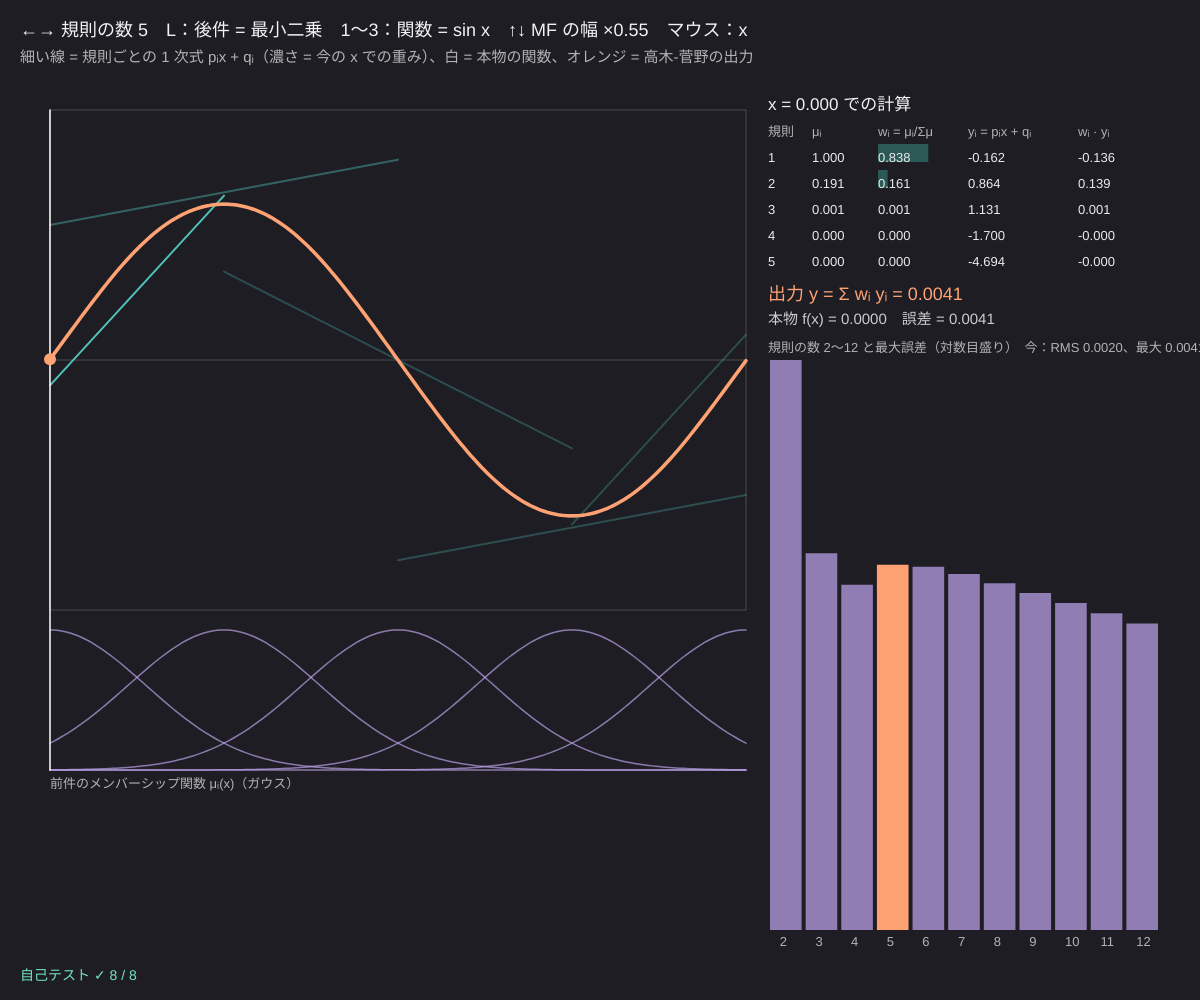
Frame 1 (no input)
Frame 60 (no input): identical to frame 1, image omitted
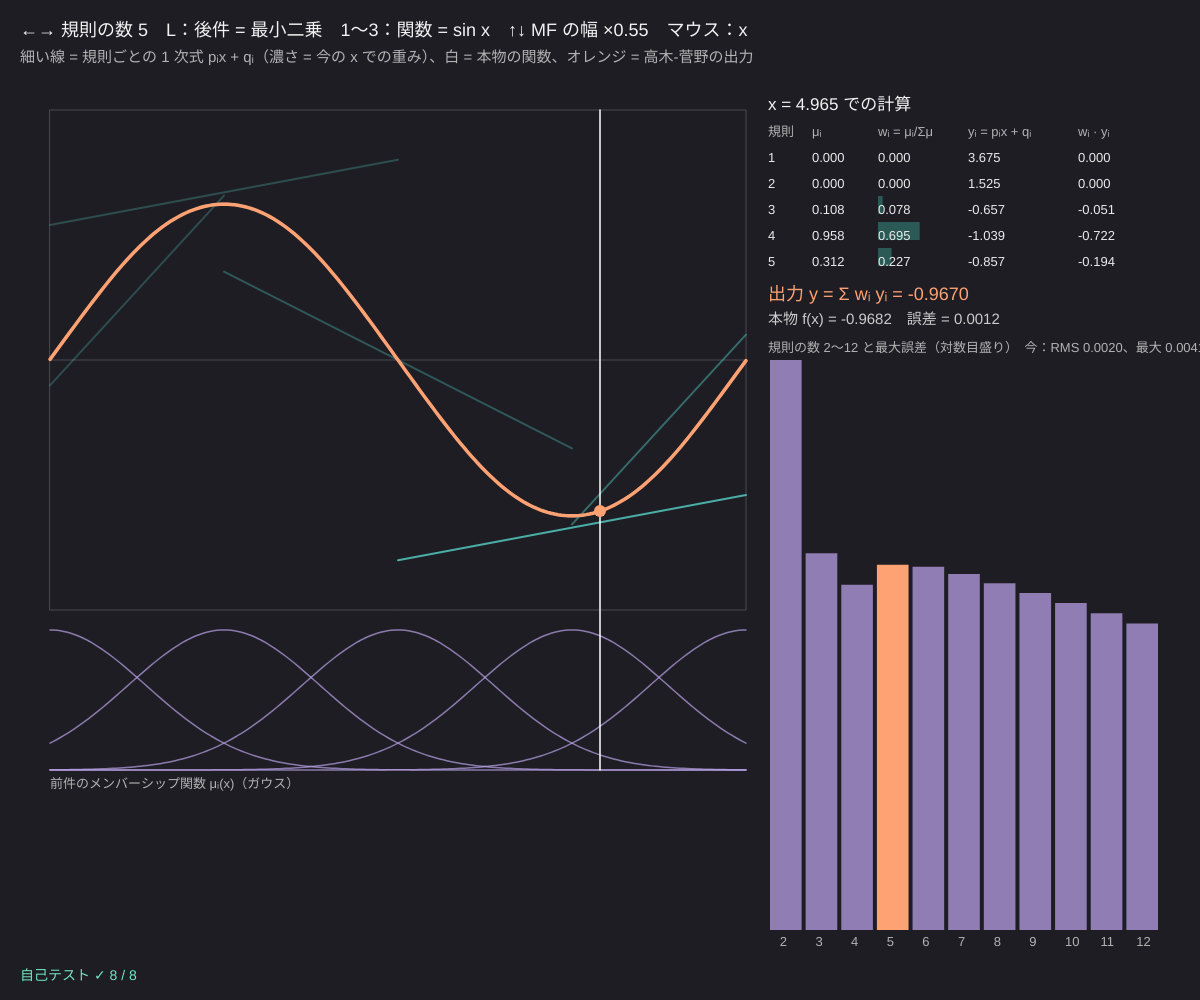
Frame 120 (the mouse pressed at the canvas centre since frame 60)

The p5.js sketch that drew these frames (run headless with seeded random() and noise() and a simulated clock; from frame 60 on, the mouse is pressed at the canvas centre):

// p5.js sketch
// ── sketch.js
// ============================================
// 08 高木-菅野型ファジィモデル
// 規則の後件が「1 次式」：もし x が Aᵢ なら y = pᵢ x + qᵢ。出力は所属度で重みをつけた平均
//   y = Σ μᵢ(x) (pᵢ x + qᵢ) ÷ Σ μᵢ(x)　→　少ない規則で曲線（sin など）を近似できる
// マウス = x を選ぶ / ←→ = 規則の数 / L = 後件の決め方（接線 ⇔ 最小二乗）/ 1〜3 = 近似する関数 / ↑↓ = MF の幅
// ============================================

let nRules = 5;                 // ★ 規則の数
let widthK = 0.55;              // ★ ガウス MF の幅（中心の間隔の何倍か）
let useLS = true;               // ★ true = 最小二乗で pᵢ, qᵢ を決める、false = 中心での接線
const TARGETS = [
  { name: 'sin x', f: (x) => Math.sin(x), df: (x) => Math.cos(x), lo: 0, hi: 2 * Math.PI },
  { name: 'x² / 4 − 1', f: (x) => (x * x) / 4 - 1, df: (x) => x / 2, lo: -3, hi: 3 },
  { name: 'tanh(3x)', f: (x) => Math.tanh(3 * x), df: (x) => 3 / Math.cosh(3 * x) ** 2, lo: -2, hi: 2 },
];
let tg = 0, tsModel, errs = [];

function setup() {
  createCanvas(windowWidth, windowHeight);
  colorMode(HSB, 360, 100, 100, 100);
  selfTest();
  rebuild();
}

// 規則を作る：中心 cᵢ を等間隔に、ガウス MF、後件 (pᵢ, qᵢ)
function buildModel(T, n, ls, wk) {
  let d = (T.hi - T.lo) / (n - 1), mfs = [];
  for (let i = 0; i < n; i++) mfs.push({ type: 'gauss', p: [T.lo + i * d, wk * d] });
  let pq = ls ? fitLS(T, mfs) : mfs.map((mf) => { let c = mf.p[0], p = T.df(c); return [p, T.f(c) - p * c]; });
  return { mfs, pq };
}
function rebuild() {
  let T = TARGETS[tg];
  tsModel = buildModel(T, nRules, useLS, widthK);
  errs = [];
  for (let n = 2; n <= 12; n++) errs.push(errorOf(T, buildModel(T, n, useLS, widthK)));
}
// 高木-菅野の出力：重み付き平均（どの規則も発火しなければ null）
function tsk(mfs, pq, x) {
  let sw = 0, sy = 0;
  for (let i = 0; i < mfs.length; i++) { let w = evalMF(mfs[i], x); sw += w; sy += w * (pq[i][0] * x + pq[i][1]); }
  return sw > 1e-12 ? sy / sw : null;
}
function errorOf(T, m) {
  let s = 0, mx = 0, n = 400;
  for (let k = 0; k <= n; k++) { let x = T.lo + ((T.hi - T.lo) * k) / n, e = (tsk(m.mfs, m.pq, x) ?? 0) - T.f(x); s += e * e; mx = Math.max(mx, Math.abs(e)); }
  return { rms: Math.sqrt(s / (n + 1)), max: mx };
}
// 最小二乗：y ≈ Σ wᵢ(x)(pᵢ x + qᵢ) を 200 点で合わせる（正規方程式をガウスの消去法で）
function fitLS(T, mfs) {
  let n = mfs.length, m = 2 * n, A = [], b = [];
  for (let k = 0; k <= 200; k++) {
    let x = T.lo + ((T.hi - T.lo) * k) / 200, w = mfs.map((mf) => evalMF(mf, x)), sw = w.reduce((a, c) => a + c, 0) || 1, row = [];
    for (let i = 0; i < n; i++) row.push((w[i] / sw) * x, w[i] / sw);
    A.push(row); b.push(T.f(x));
  }
  let M = [], r = [];
  for (let i = 0; i < m; i++) {
    M.push([]); r.push(0);
    for (let j = 0; j < m; j++) { let s = i === j ? 1e-9 : 0; for (let k = 0; k < A.length; k++) s += A[k][i] * A[k][j]; M[i].push(s); }
    for (let k = 0; k < A.length; k++) r[i] += A[k][i] * b[k];
  }
  let th = solve(M, r), pq = [];
  for (let i = 0; i < n; i++) pq.push([th[2 * i], th[2 * i + 1]]);
  return pq;
}

function draw() {
  background(250, 18, 14);
  let T = TARGETS[tg], px = 50, py = 110, pw = width * 0.58, ph = height * 0.5;
  let X = (x) => px + ((x - T.lo) / (T.hi - T.lo)) * pw, Y = (y) => py + ph / 2 - (y / 1.6) * (ph / 2);
  let xm = clampv(T.lo + ((mouseX - px) / pw) * (T.hi - T.lo), T.lo, T.hi);

  fill(0, 0, 95); noStroke(); textSize(18);
  text('←→ 規則の数 ' + nRules + '　L：後件 = ' + (useLS ? '最小二乗' : '中心での接線') + '　1〜3：関数 = ' + T.name + '　↑↓ MF の幅 ×' + nf(widthK, 1, 2) + '　マウス：x', 20, 36);
  fill(0, 0, 70); textSize(15);
  text('細い線 = 規則ごとの 1 次式 pᵢx + qᵢ（濃さ = 今の x での重み）、白 = 本物の関数、オレンジ = 高木-菅野の出力', 20, 62);

  stroke(0, 0, 100, 20); strokeWeight(1); noFill(); rect(px, py, pw, ph); line(px, Y(0), px + pw, Y(0));
  // 規則ごとの 1 次式
  let w = tsModel.mfs.map((mf) => evalMF(mf, xm)), sw = w.reduce((a, c) => a + c, 0);
  tsModel.pq.forEach(([p, q], i) => {
    let c = tsModel.mfs[i].p[0], d = (T.hi - T.lo) / (nRules - 1);
    stroke(175, 60, 85, 25 + 75 * (sw > 0 ? w[i] / sw : 0)); strokeWeight(2);
    let x0 = Math.max(T.lo, c - d), x1 = Math.min(T.hi, c + d);
    line(X(x0), Y(clampv(p * x0 + q, -1.6, 1.6)), X(x1), Y(clampv(p * x1 + q, -1.6, 1.6)));
  });
  plotFn(X, Y, T, (x) => T.f(x), color(0, 0, 100, 70), 2);
  plotFn(X, Y, T, (x) => tsk(tsModel.mfs, tsModel.pq, x) ?? 0, color(20, 55, 100), 3.5);
  // MF（下の帯）
  let my = py + ph + 20, mh = height * 0.14;
  tsModel.mfs.forEach((mf, i) => plotFn(X, (v) => my + mh - v * mh, T, (x) => evalMF(mf, x), color(260, 30, 90, 70), 1.5));
  stroke(0, 0, 100); strokeWeight(1.5); line(X(xm), py, X(xm), my + mh);
  let yo = tsk(tsModel.mfs, tsModel.pq, xm);
  noStroke(); fill(20, 55, 100); circle(X(xm), Y(yo ?? 0), 12);
  fill(0, 0, 70); textSize(13); text('前件のメンバーシップ関数 μᵢ(x)（ガウス）', px, my + mh + 18);

  // 表：今の x での計算
  let tx = width * 0.64, ty = 110, rh = Math.min(26, (height * 0.5) / (nRules + 3));
  fill(0, 0, 95); textSize(17); text('x = ' + nf(xm, 1, 3) + ' での計算', tx, ty);
  textSize(13); fill(0, 0, 70);
  let cols = [0, 44, 110, 200, 310];
  ['規則', 'μᵢ', 'wᵢ = μᵢ/Σμ', 'yᵢ = pᵢx + qᵢ', 'wᵢ · yᵢ'].forEach((h, k) => text(h, tx + cols[k], ty + 26));
  let tot = 0;
  for (let i = 0; i < nRules; i++) {
    let yi = tsModel.pq[i][0] * xm + tsModel.pq[i][1], wb = sw > 0 ? w[i] / sw : 0, yy = ty + 26 + (i + 1) * rh;
    tot += wb * yi;
    fill(175, 60, 50, 60); rect(tx + cols[2], yy - rh + 8, wb * 60, rh - 8);
    fill(0, 0, 92);
    [String(i + 1), nf(w[i], 1, 3), nf(wb, 1, 3), nf(yi, 1, 3), nf(wb * yi, 1, 3)].forEach((s, k) => text(s, tx + cols[k], yy));
  }
  let ye = ty + 26 + (nRules + 1) * rh + 8;
  fill(20, 55, 100); textSize(18); text('出力 y = Σ wᵢ yᵢ = ' + nf(tot, 1, 4), tx, ye);
  fill(0, 0, 80); textSize(15); text('本物 f(x) = ' + nf(T.f(xm), 1, 4) + '　誤差 = ' + nf(tot - T.f(xm), 1, 4), tx, ye + 24);

  // 規則の数と誤差のグラフ
  let gx = tx, gy = ye + 60, gw = width - tx - 40, gh = height - gy - 70, emax = Math.max(...errs.map((e) => e.max), 1e-6);
  fill(0, 0, 70); textSize(13); text('規則の数 2〜12 と最大誤差（対数目盛り）　今：RMS ' + nf(errorOf(T, tsModel).rms, 1, 4) + '、最大 ' + nf(errorOf(T, tsModel).max, 1, 4), gx, gy - 8);
  errs.forEach((e, k) => {
    let bw = gw / errs.length, bh = clampv((Math.log10(Math.max(e.max, 1e-5)) + 5) / (Math.log10(emax) + 5), 0, 1) * gh;
    fill(k + 2 === nRules ? color(20, 55, 100) : color(260, 30, 70)); rect(gx + k * bw + 2, gy + gh - bh, bw - 4, bh);
    fill(0, 0, 70); text(k + 2, gx + k * bw + bw / 2 - 6, gy + gh + 16);
  });

  fill(selfTestResults.every((r) => r.ok) ? color(160, 50, 90) : color(0, 80, 100)); textSize(14);
  text(selfTestLine(), 20, height - 20);
}
function plotFn(X, Y, T, f, col, sw) {
  noFill(); stroke(col); strokeWeight(sw); beginShape();
  for (let k = 0; k <= 200; k++) { let x = T.lo + ((T.hi - T.lo) * k) / 200; vertex(X(x), Y(clampv(f(x), -1.6, 1.6))); }
  endShape();
}

function keyPressed() {
  if (key === LEFT_ARROW) nRules = Math.max(2, nRules - 1);
  if (key === RIGHT_ARROW) nRules = Math.min(12, nRules + 1);
  if (key === UP_ARROW) widthK = Math.min(1.5, widthK + 0.05);
  if (key === DOWN_ARROW) widthK = Math.max(0.2, widthK - 0.05);
  if (key === 'l' || key === 'L') useLS = !useLS;
  if (key === '1' || key === '2' || key === '3') tg = Number(key) - 1;
  rebuild();
}

// ---- 自己テスト
function selfTest() {
  selfTestResults = [];
  let m2 = [{ type: 'tri', p: [-2, 0, 2] }, { type: 'tri', p: [0, 2, 4] }], pq2 = [[1, 1], [3, 0]];
  check('2 規則：x = 1.5 で μ = 0.25, 0.75、y₁ = x + 1 = 2.5、y₂ = 3x = 4.5 → 0.25·2.5 + 0.75·4.5 = 4', near(tsk(m2, pq2, 1.5), 4, 1e-12));
  check('後件が全部 y = 2x + 1 なら、出力もちょうど 2x + 1（重みの和で割るから）', [0.3, 1.1, 1.9].every((x) => near(tsk(m2, [[2, 1], [2, 1]], x), 2 * x + 1, 1e-12)));
  check('どの規則も発火しない x（範囲の外）→ 0 で割らずに「値なし」', tsk(m2, pq2, 9) === null);
  let lin = { f: (x) => 3 - 0.5 * x, df: () => -0.5, lo: 0, hi: 4 };
  check('最小二乗：本物が 1 次式なら誤差 0（< 1e-6）', errorOf(lin, buildModel(lin, 4, true, 0.55)).max < 1e-6);
  let S = TARGETS[0], e3 = errorOf(S, buildModel(S, 3, false, 0.55)).max, e8 = errorOf(S, buildModel(S, 8, false, 0.55)).max;
  check('sin x・接線の後件：規則 3 個 → 8 個で最大誤差が減る（' + e3.toFixed(3) + ' → ' + e8.toFixed(3) + '）', e8 < e3);
  check('sin x・規則 5 個：最小二乗のほうが接線より誤差が小さい', errorOf(S, buildModel(S, 5, true, 0.55)).max < errorOf(S, buildModel(S, 5, false, 0.55)).max);
  check('sin x を 8 規則・最小二乗で：最大誤差 < 0.01', errorOf(S, buildModel(S, 8, true, 0.55)).max < 0.01);
  let tg0 = buildModel(S, 5, false, 0.55);
  check('接線の後件：規則 i の 1 次式は中心 cᵢ で sin と同じ値・同じ傾き', tg0.mfs.every((mf, i) => { let c = mf.p[0]; return near(tg0.pq[i][0] * c + tg0.pq[i][1], Math.sin(c), 1e-12) && near(tg0.pq[i][0], Math.cos(c), 1e-12); }));
  reportSelfTest();
}

// ---------- やってみよう ----------
// 1. 規則 2 個で sin x はどれくらい近似できる？ 何個で誤差 0.01 を切る？
// 2. L で「接線」にすると、規則が少ないときの誤差はどうなる？ 最小二乗とくらべる
// 3. ↑↓ で MF の幅を変えると、出力がギザギザになったり、なまったりする
// 4. 2 の x²/4 − 1 は、規則 2 個でも意外とよく合う。なぜ？
// 5. マウスで x を動かして、表の wᵢ · yᵢ を全部足すと出力になることを確かめる
// 6. 最小二乗の 1 次式（細い線）は、接線とはかなりちがう向きになる。誤差は小さいが「規則の意味」は読みにくい


// ==================================================
// ここから下は「ファジィの道具」（中身は読まなくても OK。消さないでね）
// ==================================================
// ---- メンバーシップ関数（所属度 μ を 0〜1 で返す）
function trimf(x, a, b, c) {            // 三角：a で 0、b で 1、c で 0
  if (x < a || x > c) return 0;
  if (x === b) return 1;
  if (x < b) return b > a ? (x - a) / (b - a) : 1;
  return c > b ? (c - x) / (c - b) : 1;
}
function gaussmf(x, c, s) { return Math.exp(-((x - c) * (x - c)) / (2 * s * s)); }
// mf = { type: 'tri', p: [a, b, c] } のような形
function evalMF(mf, x) {
  let p = mf.p;
  if (mf.type === 'tri') return trimf(x, p[0], p[1], p[2]);
  if (mf.type === 'gauss') return gaussmf(x, p[0], p[1]);
  return 0;
}
function clampv(v, a, b) { return v < a ? a : v > b ? b : v; }
// 連立 1 次方程式 M θ = r（部分ピボットつきガウスの消去法）
function solve(M, r) {
  let n = r.length, A = M.map((row, i) => row.concat([r[i]]));
  for (let c = 0; c < n; c++) {
    let p = c; for (let i = c + 1; i < n; i++) if (Math.abs(A[i][c]) > Math.abs(A[p][c])) p = i;
    [A[c], A[p]] = [A[p], A[c]];
    if (Math.abs(A[c][c]) < 1e-14) continue;
    for (let i = c + 1; i < n; i++) { let f = A[i][c] / A[c][c]; for (let j = c; j <= n; j++) A[i][j] -= f * A[c][j]; }
  }
  let x = new Array(n).fill(0);
  for (let i = n - 1; i >= 0; i--) { let s = A[i][n]; for (let j = i + 1; j < n; j++) s -= A[i][j] * x[j]; x[i] = Math.abs(A[i][i]) < 1e-14 ? 0 : s / A[i][i]; }
  return x;
}

// ---- 自己テストの道具
let selfTestResults = [];
function check(name, cond) { selfTestResults.push({ name, ok: !!cond }); }
function near(a, b, tol) { return a !== null && Math.abs(a - b) <= (tol === undefined ? 1e-9 : tol); }
function reportSelfTest() { for (let r of selfTestResults) (r.ok ? console.log : console.error)((r.ok ? '✓ ' : '✗ ') + r.name); }
function selfTestLine() { let n = selfTestResults.filter((r) => r.ok).length; return '自己テスト ' + (n === selfTestResults.length ? '✓ ' : '✗ ') + n + ' / ' + selfTestResults.length; }
